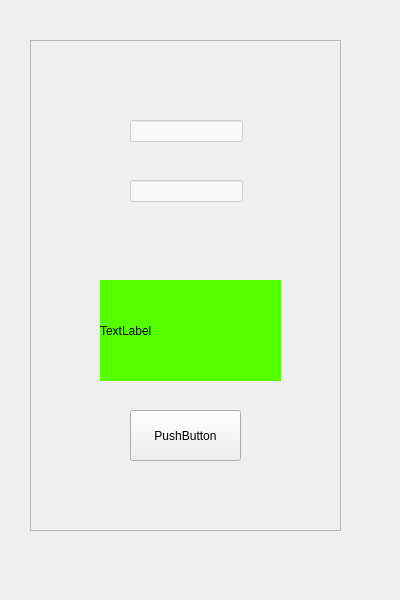
<?xml version="1.0" encoding="UTF-8"?>
<ui version="4.0">
 <class>MainWindow</class>
 <widget class="QMainWindow" name="MainWindow">
  <property name="geometry">
   <rect>
    <x>0</x>
    <y>0</y>
    <width>400</width>
    <height>600</height>
   </rect>
  </property>
  <property name="windowTitle">
   <string>MainWindow</string>
  </property>
  <widget class="QWidget" name="centralwidget">
   <widget class="QLabel" name="label">
    <property name="geometry">
     <rect>
      <x>20</x>
      <y>20</y>
      <width>341</width>
      <height>531</height>
     </rect>
    </property>
    <property name="text">
     <string/>
    </property>
    <property name="pixmap">
     <pixmap>1.jpg</pixmap>
    </property>
    <property name="scaledContents">
     <bool>true</bool>
    </property>
   </widget>
   <widget class="QFrame" name="frame">
    <property name="geometry">
     <rect>
      <x>30</x>
      <y>40</y>
      <width>311</width>
      <height>491</height>
     </rect>
    </property>
    <property name="frameShape">
     <enum>QFrame::StyledPanel</enum>
    </property>
    <property name="frameShadow">
     <enum>QFrame::Raised</enum>
    </property>
    <widget class="QPushButton" name="pushButton">
     <property name="geometry">
      <rect>
       <x>100</x>
       <y>370</y>
       <width>111</width>
       <height>51</height>
      </rect>
     </property>
     <property name="text">
      <string>PushButton</string>
     </property>
    </widget>
    <widget class="QLabel" name="label_2">
     <property name="geometry">
      <rect>
       <x>70</x>
       <y>240</y>
       <width>181</width>
       <height>101</height>
      </rect>
     </property>
     <property name="styleSheet">
      <string notr="true">background-color: rgb(85, 255, 0);</string>
     </property>
     <property name="text">
      <string>TextLabel</string>
     </property>
    </widget>
    <widget class="QLineEdit" name="lineEdit">
     <property name="geometry">
      <rect>
       <x>100</x>
       <y>80</y>
       <width>113</width>
       <height>22</height>
      </rect>
     </property>
     <property name="styleSheet">
      <string notr="true">background-color: rgba(255, 255, 255, 150);</string>
     </property>
    </widget>
    <widget class="QLineEdit" name="lineEdit_2">
     <property name="geometry">
      <rect>
       <x>100</x>
       <y>140</y>
       <width>113</width>
       <height>22</height>
      </rect>
     </property>
     <property name="styleSheet">
      <string notr="true">background-color: rgba(255, 255, 255, 150);</string>
     </property>
    </widget>
   </widget>
  </widget>
 </widget>
 <resources/>
 <connections/>
</ui>
